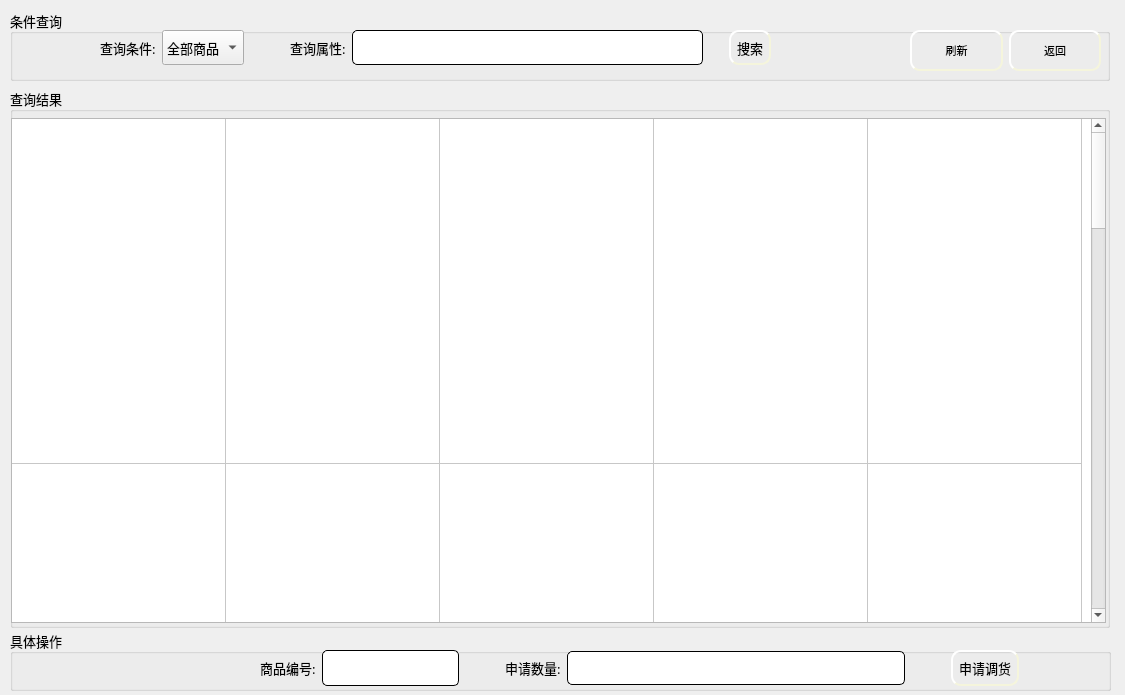
<?xml version="1.0" encoding="UTF-8"?>
<ui version="4.0">
 <class>HomeCommodity</class>
 <widget class="QWidget" name="HomeCommodity">
  <property name="geometry">
   <rect>
    <x>0</x>
    <y>0</y>
    <width>1125</width>
    <height>695</height>
   </rect>
  </property>
  <property name="windowTitle">
   <string>Form</string>
  </property>
  <widget class="QGroupBox" name="groupBox">
   <property name="geometry">
    <rect>
     <x>10</x>
     <y>10</y>
     <width>1100</width>
     <height>71</height>
    </rect>
   </property>
   <property name="font">
    <font>
     <family>楷体</family>
     <pointsize>10</pointsize>
    </font>
   </property>
   <property name="title">
    <string>条件查询</string>
   </property>
   <widget class="QWidget" name="layoutWidget">
    <property name="geometry">
     <rect>
      <x>90</x>
      <y>20</y>
      <width>671</width>
      <height>35</height>
     </rect>
    </property>
    <layout class="QGridLayout" name="gridLayout">
     <item row="0" column="0">
      <widget class="QLabel" name="label">
       <property name="text">
        <string>查询条件:</string>
       </property>
      </widget>
     </item>
     <item row="0" column="5">
      <spacer name="horizontalSpacer">
       <property name="orientation">
        <enum>Qt::Horizontal</enum>
       </property>
       <property name="sizeType">
        <enum>QSizePolicy::Fixed</enum>
       </property>
       <property name="sizeHint" stdset="0">
        <size>
         <width>20</width>
         <height>20</height>
        </size>
       </property>
      </spacer>
     </item>
     <item row="0" column="3">
      <widget class="QLabel" name="label_2">
       <property name="text">
        <string>查询属性:</string>
       </property>
      </widget>
     </item>
     <item row="0" column="1">
      <widget class="QComboBox" name="comboBox">
       <property name="sizePolicy">
        <sizepolicy hsizetype="Preferred" vsizetype="Preferred">
         <horstretch>0</horstretch>
         <verstretch>0</verstretch>
        </sizepolicy>
       </property>
       <item>
        <property name="text">
         <string>全部商品</string>
        </property>
       </item>
       <item>
        <property name="text">
         <string>商品编号</string>
        </property>
       </item>
       <item>
        <property name="text">
         <string>商品名称</string>
        </property>
       </item>
      </widget>
     </item>
     <item row="0" column="4">
      <widget class="QLineEdit" name="le_select">
       <property name="enabled">
        <bool>false</bool>
       </property>
       <property name="sizePolicy">
        <sizepolicy hsizetype="Expanding" vsizetype="Preferred">
         <horstretch>0</horstretch>
         <verstretch>0</verstretch>
        </sizepolicy>
       </property>
       <property name="styleSheet">
        <string notr="true">QLineEdit{
    border-style: outset;
    border-width: 1px;
    border-radius: 5px;

    min-width: 5em;
    padding: 6px;
}</string>
       </property>
      </widget>
     </item>
     <item row="0" column="6">
      <widget class="QPushButton" name="pb_select">
       <property name="sizePolicy">
        <sizepolicy hsizetype="Minimum" vsizetype="Preferred">
         <horstretch>0</horstretch>
         <verstretch>0</verstretch>
        </sizepolicy>
       </property>
       <property name="styleSheet">
        <string notr="true">QPushButton{
	background-image: url(:/ico/pb1.jpg);
    border-style: outset;
    border-width: 2px;
    border-radius: 10px;
    border-color: beige;
    min-width: 5em;
    padding: 6px;
}
QPushButton:hover
{
	
	background-image: url(:/ico/pb.jpg);
    border-style: inset;
}

QPushButton:pressed{
	
	background-image: url(:/ico/pb2.jpg);
    border-style: inset;
}


</string>
       </property>
       <property name="text">
        <string>搜索</string>
       </property>
      </widget>
     </item>
     <item row="0" column="2">
      <spacer name="horizontalSpacer_2">
       <property name="orientation">
        <enum>Qt::Horizontal</enum>
       </property>
       <property name="sizeType">
        <enum>QSizePolicy::Fixed</enum>
       </property>
       <property name="sizeHint" stdset="0">
        <size>
         <width>40</width>
         <height>20</height>
        </size>
       </property>
      </spacer>
     </item>
    </layout>
   </widget>
   <widget class="QWidget" name="">
    <property name="geometry">
     <rect>
      <x>900</x>
      <y>20</y>
      <width>191</width>
      <height>41</height>
     </rect>
    </property>
    <layout class="QGridLayout" name="gridLayout_10">
     <item row="0" column="0">
      <widget class="QPushButton" name="pb_break">
       <property name="sizePolicy">
        <sizepolicy hsizetype="Minimum" vsizetype="Preferred">
         <horstretch>0</horstretch>
         <verstretch>0</verstretch>
        </sizepolicy>
       </property>
       <property name="font">
        <font>
         <pointsize>8</pointsize>
        </font>
       </property>
       <property name="styleSheet">
        <string notr="true">QPushButton{
	background-image: url(:/ico/pb1.jpg);
    border-style: outset;
    border-width: 2px;
    border-radius: 10px;
    border-color: beige;
    min-width: 5em;
    padding: 6px;
}
QPushButton:hover
{
	
	background-image: url(:/ico/pb.jpg);
    border-style: inset;
}

QPushButton:pressed{
	
	background-image: url(:/ico/pb2.jpg);
    border-style: inset;
}


</string>
       </property>
       <property name="text">
        <string>刷新</string>
       </property>
      </widget>
     </item>
     <item row="0" column="1">
      <widget class="QPushButton" name="pb_ack">
       <property name="sizePolicy">
        <sizepolicy hsizetype="Minimum" vsizetype="Preferred">
         <horstretch>0</horstretch>
         <verstretch>0</verstretch>
        </sizepolicy>
       </property>
       <property name="font">
        <font>
         <pointsize>8</pointsize>
        </font>
       </property>
       <property name="styleSheet">
        <string notr="true">QPushButton{
	background-image: url(:/ico/pb1.jpg);
    border-style: outset;
    border-width: 2px;
    border-radius: 10px;
    border-color: beige;
    min-width: 5em;
    padding: 6px;
}
QPushButton:hover
{
	
	background-image: url(:/ico/pb.jpg);
    border-style: inset;
}

QPushButton:pressed{
	
	background-image: url(:/ico/pb2.jpg);
    border-style: inset;
}


</string>
       </property>
       <property name="text">
        <string>返回</string>
       </property>
      </widget>
     </item>
    </layout>
   </widget>
  </widget>
  <widget class="QGroupBox" name="groupBox_2">
   <property name="geometry">
    <rect>
     <x>10</x>
     <y>88</y>
     <width>1100</width>
     <height>540</height>
    </rect>
   </property>
   <property name="font">
    <font>
     <family>楷体</family>
     <pointsize>10</pointsize>
    </font>
   </property>
   <property name="title">
    <string>查询结果</string>
   </property>
   <widget class="QStackedWidget" name="stackedWidget">
    <property name="geometry">
     <rect>
      <x>1</x>
      <y>30</y>
      <width>1095</width>
      <height>505</height>
     </rect>
    </property>
    <property name="currentIndex">
     <number>0</number>
    </property>
    <widget class="QWidget" name="page">
     <widget class="QTableWidget" name="tableWidget">
      <property name="geometry">
       <rect>
        <x>0</x>
        <y>0</y>
        <width>1095</width>
        <height>505</height>
       </rect>
      </property>
      <property name="mouseTracking">
       <bool>false</bool>
      </property>
      <property name="tabletTracking">
       <bool>false</bool>
      </property>
      <property name="acceptDrops">
       <bool>false</bool>
      </property>
      <property name="showGrid">
       <bool>true</bool>
      </property>
      <property name="wordWrap">
       <bool>true</bool>
      </property>
      <property name="cornerButtonEnabled">
       <bool>true</bool>
      </property>
      <property name="rowCount">
       <number>5</number>
      </property>
      <property name="columnCount">
       <number>5</number>
      </property>
      <attribute name="horizontalHeaderVisible">
       <bool>false</bool>
      </attribute>
      <attribute name="horizontalHeaderDefaultSectionSize">
       <number>214</number>
      </attribute>
      <attribute name="verticalHeaderVisible">
       <bool>false</bool>
      </attribute>
      <attribute name="verticalHeaderDefaultSectionSize">
       <number>345</number>
      </attribute>
      <row/>
      <row/>
      <row/>
      <row/>
      <row/>
      <column/>
      <column/>
      <column/>
      <column/>
      <column/>
     </widget>
    </widget>
    <widget class="QWidget" name="page_2">
     <widget class="QWidget" name="layoutWidget_2">
      <property name="geometry">
       <rect>
        <x>40</x>
        <y>380</y>
        <width>153</width>
        <height>31</height>
       </rect>
      </property>
      <layout class="QGridLayout" name="gridLayout_4">
       <item row="0" column="0">
        <widget class="QLabel" name="label_7">
         <property name="text">
          <string>浏览次数:</string>
         </property>
        </widget>
       </item>
       <item row="0" column="1">
        <widget class="QLabel" name="lb_call">
         <property name="text">
          <string/>
         </property>
        </widget>
       </item>
      </layout>
     </widget>
     <widget class="QGroupBox" name="groupBox_4">
      <property name="geometry">
       <rect>
        <x>470</x>
        <y>320</y>
        <width>601</width>
        <height>181</height>
       </rect>
      </property>
      <property name="title">
       <string>商品规格</string>
      </property>
      <widget class="QWidget" name="layoutWidget_3">
       <property name="geometry">
        <rect>
         <x>20</x>
         <y>30</y>
         <width>251</width>
         <height>61</height>
        </rect>
       </property>
       <layout class="QGridLayout" name="gridLayout_3">
        <item row="0" column="0">
         <widget class="QLabel" name="lb_old">
          <property name="sizePolicy">
           <sizepolicy hsizetype="Fixed" vsizetype="Preferred">
            <horstretch>0</horstretch>
            <verstretch>0</verstretch>
           </sizepolicy>
          </property>
          <property name="font">
           <font>
            <family>楷体</family>
            <pointsize>12</pointsize>
           </font>
          </property>
          <property name="text">
           <string>成本价:</string>
          </property>
         </widget>
        </item>
        <item row="0" column="1">
         <widget class="QLabel" name="lb_old_price">
          <property name="font">
           <font>
            <family>楷体</family>
            <pointsize>14</pointsize>
           </font>
          </property>
          <property name="text">
           <string/>
          </property>
         </widget>
        </item>
        <item row="1" column="0">
         <widget class="QLabel" name="lb_new">
          <property name="font">
           <font>
            <family>楷体</family>
            <pointsize>12</pointsize>
           </font>
          </property>
          <property name="text">
           <string>售价:</string>
          </property>
         </widget>
        </item>
        <item row="1" column="1">
         <widget class="QLabel" name="lb_new_price">
          <property name="font">
           <font>
            <family>楷体</family>
            <pointsize>14</pointsize>
           </font>
          </property>
          <property name="text">
           <string/>
          </property>
         </widget>
        </item>
       </layout>
      </widget>
     </widget>
     <widget class="QLabel" name="lb_head">
      <property name="geometry">
       <rect>
        <x>40</x>
        <y>40</y>
        <width>250</width>
        <height>250</height>
       </rect>
      </property>
      <property name="styleSheet">
       <string notr="true">background-color: rgb(255, 255, 255);</string>
      </property>
      <property name="text">
       <string/>
      </property>
     </widget>
     <widget class="QGroupBox" name="groupBox_5">
      <property name="geometry">
       <rect>
        <x>470</x>
        <y>20</y>
        <width>601</width>
        <height>291</height>
       </rect>
      </property>
      <property name="title">
       <string>商家评价</string>
      </property>
      <layout class="QGridLayout" name="gridLayout_5">
       <item row="0" column="0">
        <widget class="QTextBrowser" name="tb_evaluate">
         <property name="font">
          <font>
           <pointsize>18</pointsize>
          </font>
         </property>
         <property name="html">
          <string>&lt;!DOCTYPE HTML PUBLIC &quot;-//W3C//DTD HTML 4.0//EN&quot; &quot;http://www.w3.org/TR/REC-html40/strict.dtd&quot;&gt;
&lt;html&gt;&lt;head&gt;&lt;meta name=&quot;qrichtext&quot; content=&quot;1&quot; /&gt;&lt;style type=&quot;text/css&quot;&gt;
p, li { white-space: pre-wrap; }
&lt;/style&gt;&lt;/head&gt;&lt;body style=&quot; font-family:'楷体'; font-size:18pt; font-weight:400; font-style:normal;&quot;&gt;
&lt;p style=&quot; margin-top:0px; margin-bottom:0px; margin-left:0px; margin-right:0px; -qt-block-indent:0; text-indent:0px;&quot;&gt;&lt;span style=&quot; font-family:'微软雅黑,tahoma,arial'; font-size:16pt; color:#000000;&quot;&gt;      瑞士制&lt;/span&gt;&lt;a href=&quot;http://www.xbiao.com/brand/&quot;&gt;&lt;span style=&quot; font-family:'微软雅黑,tahoma,arial'; font-size:16pt; text-decoration: underline; color:#000000;&quot;&gt;表品牌&lt;/span&gt;&lt;/a&gt;&lt;span style=&quot; font-family:'微软雅黑,tahoma,arial'; font-size:16pt; color:#000000;&quot;&gt;浪琴旗下的名匠系列&lt;/span&gt;&lt;a href=&quot;http://watch.xbiao.com/e5/&quot;&gt;&lt;span style=&quot; font-family:'微软雅黑,tahoma,arial'; font-size:16pt; text-decoration: underline; color:#000000;&quot;&gt;月相&lt;/span&gt;&lt;/a&gt;&lt;span style=&quot; font-family:'微软雅黑,tahoma,arial'; font-size:16pt; color:#000000;&quot;&gt;腕&lt;/span&gt;&lt;a href=&quot;http://www.xbiao.com/&quot;&gt;&lt;span style=&quot; font-family:'微软雅黑,tahoma,arial'; font-size:16pt; text-decoration: underline; color:#000000;&quot;&gt;表&lt;/span&gt;&lt;/a&gt;&lt;span style=&quot; font-family:'微软雅黑,tahoma,arial'; font-size:16pt; color:#000000;&quot;&gt;一直以复杂优雅的盘面设计备受表友们的喜爱，但是今天要为大家介绍的这款月相腕表则是旗下另一枚经典复刻系列1832&lt;/span&gt;&lt;a href=&quot;http://watch.xbiao.com/e5/&quot;&gt;&lt;span style=&quot; font-family:'微软雅黑,tahoma,arial'; font-size:16pt; text-decoration: underline; color:#000000;&quot;&gt;月相表&lt;/span&gt;&lt;/a&gt;&lt;span style=&quot; font-family:'微软雅黑,tahoma,arial'; font-size:16pt; color:#000000;&quot;&gt;，造型设计别具一格，简洁淡雅的盘面样式结合稳定的内在配置，打造了腕间高级精品。&lt;/span&gt;&lt;/p&gt;&lt;/body&gt;&lt;/html&gt;</string>
         </property>
        </widget>
       </item>
      </layout>
     </widget>
     <widget class="QWidget" name="layoutWidget_4">
      <property name="geometry">
       <rect>
        <x>40</x>
        <y>430</y>
        <width>179</width>
        <height>41</height>
       </rect>
      </property>
      <layout class="QGridLayout" name="gridLayout_6">
       <item row="0" column="0">
        <widget class="QLabel" name="label_5">
         <property name="font">
          <font>
           <family>黑体</family>
           <pointsize>20</pointsize>
          </font>
         </property>
         <property name="text">
          <string>评分:</string>
         </property>
        </widget>
       </item>
       <item row="0" column="1">
        <widget class="QLabel" name="label_6">
         <property name="font">
          <font>
           <family>黑体</family>
           <pointsize>20</pointsize>
          </font>
         </property>
         <property name="text">
          <string>4.8/5</string>
         </property>
         <property name="alignment">
          <set>Qt::AlignCenter</set>
         </property>
        </widget>
       </item>
      </layout>
     </widget>
     <widget class="QWidget" name="layoutWidget_5">
      <property name="geometry">
       <rect>
        <x>40</x>
        <y>300</y>
        <width>251</width>
        <height>71</height>
       </rect>
      </property>
      <layout class="QGridLayout" name="gridLayout_7">
       <item row="0" column="0">
        <widget class="QLabel" name="label_8">
         <property name="sizePolicy">
          <sizepolicy hsizetype="Fixed" vsizetype="Preferred">
           <horstretch>0</horstretch>
           <verstretch>0</verstretch>
          </sizepolicy>
         </property>
         <property name="font">
          <font>
           <family>楷体</family>
           <pointsize>12</pointsize>
          </font>
         </property>
         <property name="text">
          <string>商品编号:</string>
         </property>
        </widget>
       </item>
       <item row="0" column="1">
        <widget class="QLabel" name="lb_id">
         <property name="font">
          <font>
           <pointsize>12</pointsize>
          </font>
         </property>
         <property name="text">
          <string/>
         </property>
        </widget>
       </item>
       <item row="1" column="0">
        <widget class="QLabel" name="label_9">
         <property name="font">
          <font>
           <family>楷体</family>
           <pointsize>12</pointsize>
          </font>
         </property>
         <property name="text">
          <string>商品名称:</string>
         </property>
        </widget>
       </item>
       <item row="1" column="1">
        <widget class="QLabel" name="lb_name">
         <property name="font">
          <font>
           <pointsize>12</pointsize>
          </font>
         </property>
         <property name="text">
          <string/>
         </property>
        </widget>
       </item>
      </layout>
     </widget>
    </widget>
   </widget>
  </widget>
  <widget class="QGroupBox" name="groupBox_3">
   <property name="geometry">
    <rect>
     <x>10</x>
     <y>630</y>
     <width>1101</width>
     <height>61</height>
    </rect>
   </property>
   <property name="font">
    <font>
     <family>楷体</family>
     <pointsize>10</pointsize>
    </font>
   </property>
   <property name="title">
    <string>具体操作</string>
   </property>
   <widget class="QWidget" name="layoutWidget">
    <property name="geometry">
     <rect>
      <x>250</x>
      <y>20</y>
      <width>759</width>
      <height>37</height>
     </rect>
    </property>
    <layout class="QGridLayout" name="gridLayout_9">
     <item row="0" column="0">
      <layout class="QGridLayout" name="gridLayout_8">
       <item row="0" column="0">
        <widget class="QLabel" name="label_3">
         <property name="sizePolicy">
          <sizepolicy hsizetype="Fixed" vsizetype="Preferred">
           <horstretch>0</horstretch>
           <verstretch>0</verstretch>
          </sizepolicy>
         </property>
         <property name="text">
          <string>商品编号:</string>
         </property>
        </widget>
       </item>
       <item row="0" column="1">
        <widget class="QLineEdit" name="le_id">
         <property name="sizePolicy">
          <sizepolicy hsizetype="Fixed" vsizetype="Preferred">
           <horstretch>0</horstretch>
           <verstretch>0</verstretch>
          </sizepolicy>
         </property>
         <property name="styleSheet">
          <string notr="true">QLineEdit{
    border-style: outset;
    border-width: 1px;
    border-radius: 5px;

    min-width: 5em;
    padding: 6px;
}</string>
         </property>
        </widget>
       </item>
       <item row="0" column="2">
        <spacer name="horizontalSpacer_3">
         <property name="orientation">
          <enum>Qt::Horizontal</enum>
         </property>
         <property name="sizeType">
          <enum>QSizePolicy::Fixed</enum>
         </property>
         <property name="sizeHint" stdset="0">
          <size>
           <width>40</width>
           <height>20</height>
          </size>
         </property>
        </spacer>
       </item>
      </layout>
     </item>
     <item row="0" column="1">
      <layout class="QGridLayout" name="gridLayout_2">
       <item row="0" column="1">
        <widget class="QLineEdit" name="le_num">
         <property name="sizePolicy">
          <sizepolicy hsizetype="Minimum" vsizetype="Fixed">
           <horstretch>0</horstretch>
           <verstretch>0</verstretch>
          </sizepolicy>
         </property>
         <property name="styleSheet">
          <string notr="true">QLineEdit{
    border-style: outset;
    border-width: 1px;
    border-radius: 5px;

    min-width: 5em;
    padding: 6px;
}</string>
         </property>
        </widget>
       </item>
       <item row="0" column="0">
        <widget class="QLabel" name="label_4">
         <property name="sizePolicy">
          <sizepolicy hsizetype="Fixed" vsizetype="Preferred">
           <horstretch>0</horstretch>
           <verstretch>0</verstretch>
          </sizepolicy>
         </property>
         <property name="text">
          <string>申请数量:</string>
         </property>
        </widget>
       </item>
       <item row="0" column="2">
        <spacer name="horizontalSpacer_4">
         <property name="orientation">
          <enum>Qt::Horizontal</enum>
         </property>
         <property name="sizeType">
          <enum>QSizePolicy::Fixed</enum>
         </property>
         <property name="sizeHint" stdset="0">
          <size>
           <width>40</width>
           <height>20</height>
          </size>
         </property>
        </spacer>
       </item>
      </layout>
     </item>
     <item row="0" column="2">
      <widget class="QPushButton" name="pb_ok">
       <property name="sizePolicy">
        <sizepolicy hsizetype="Fixed" vsizetype="Preferred">
         <horstretch>0</horstretch>
         <verstretch>0</verstretch>
        </sizepolicy>
       </property>
       <property name="styleSheet">
        <string notr="true">QPushButton{
	background-image: url(:/ico/pb1.jpg);
    border-style: outset;
    border-width: 2px;
    border-radius: 10px;
    border-color: beige;
    min-width: 5em;
    padding: 6px;
}
QPushButton:hover
{
	
	background-image: url(:/ico/pb.jpg);
    border-style: inset;
}

QPushButton:pressed{
	
	background-image: url(:/ico/pb2.jpg);
    border-style: inset;
}


</string>
       </property>
       <property name="text">
        <string>申请调货</string>
       </property>
      </widget>
     </item>
    </layout>
   </widget>
  </widget>
 </widget>
 <resources/>
 <connections/>
</ui>
